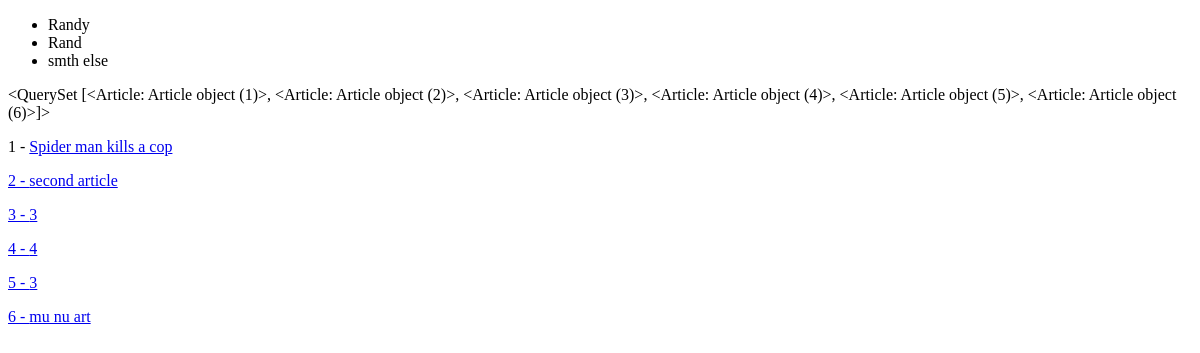
The page /blog/ on the database as committed earlier.
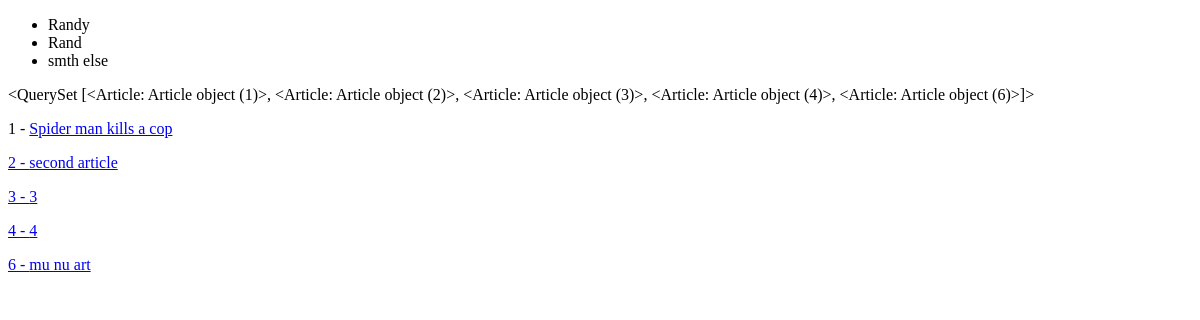
The same page on the database as committed later.
### blog/models.py (models this page shows)
class Article(models.Model):
    title   = models.CharField(max_length=50)
    content = models.TextField()
    active  = models.BooleanField(default=True)
    def get_absolute_url(self):
        return reverse("articles:article_detail", kwargs={"id": self.id})

### blog/views.py (the view)
# urls.py: path('', ArticleListView.as_view(), name="article_list"),
class ArticleListView(ListView):
    template_name = "articles/article_list.html"
    queryset = Article.objects.all() #blog/Article_list.html

### blog/templates/articles/article_list.html
{% extends 'base.html' %}
{% block content %}
{{ object_list }}
{% for elem in object_list %}
   <p> {{ elem.id }} -  <a href="{{elem.get_absolute_url}}">  {{ elem.title }} </p>
{% endfor %}
{% endblock  %}

Rows that differ between the two databases and show on the page:
removed Article: id "5", title "3"
computed for Article "Spider man kills a cop": id "…(4)>, <Article: Article object (5)>, <Article: Article object (6)>]>" → "…(4)>, <Article: Article object (6)>]>"
